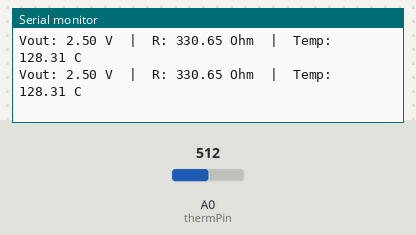
Bench run of a sketch on a simulated Arduino Uno, built with avr-gcc and run on an emulated ATmega328P. Parts: the last lines printed to the serial monitor. Inputs (shaded band) come from the test bench; at power-on: A0 (thermPin) = 512.

Above: at 1.8 s.
1.9 s: A0 (thermPin) set to 1005
At 2.8 s:
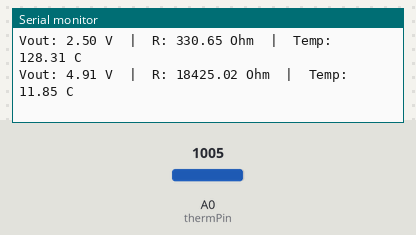
3.4 s: A0 (thermPin) set to 1023
At 4.6 s:
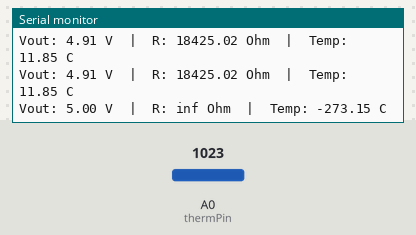

The sketch:

3.2thermistor.ino
```cpp
const int thermPin = A0;

void setup() {
  Serial.begin(9600);
}

void loop() {
  // 1. อ่านค่า ADC (0-1023) แล้วแปลงเป็นแรงดันไฟ Vout (0-5V)
  int adc = analogRead(thermPin);
  float Vout = adc * (5.0 / 1023.0);

  // จากสมการ Vout = (R / (10000 + R)) * 5
  // vout to r_thermistor
  float R = (330 * Vout) / (5.0 - Vout);

  float tempC = (1.0 / ((1.0 / 298.15) + (log(R / 10000.0) / 3950.0))) - 273.15;

  Serial.print("Vout: ");
  Serial.print(Vout);
  Serial.print(" V  |  R: ");
  Serial.print(R);
  Serial.print(" Ohm  |  Temp: ");
  Serial.print(tempC);
  Serial.println(" C");

  delay(1000);
}
```

Measured:
- the behaviour switches between 1022 and 1023 on A0 (thermPin) (found by bisection; images 1 and 2)
- after the input at 1.9 s, the serial monitor: prints a new line after 0.10 s (image 1)
- after the input at 3.4 s, the serial monitor: prints a new line after 0.61 s (image 2)
